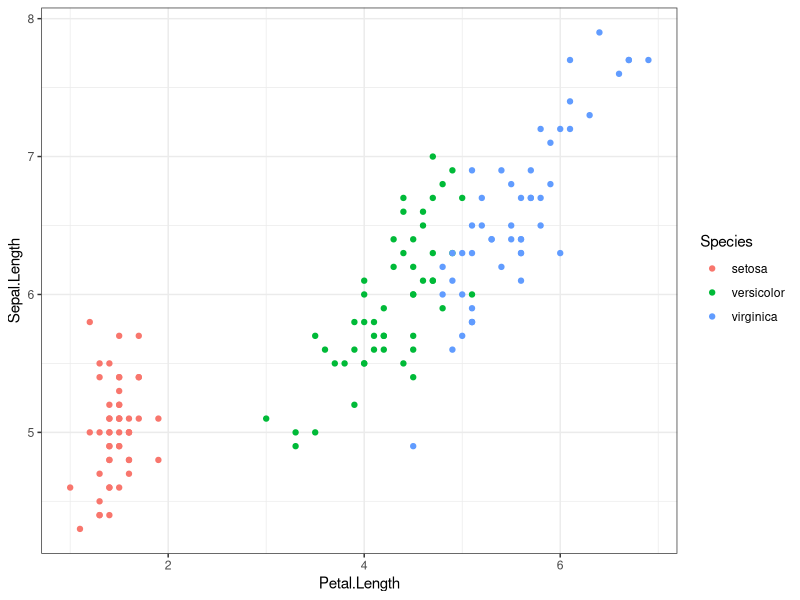
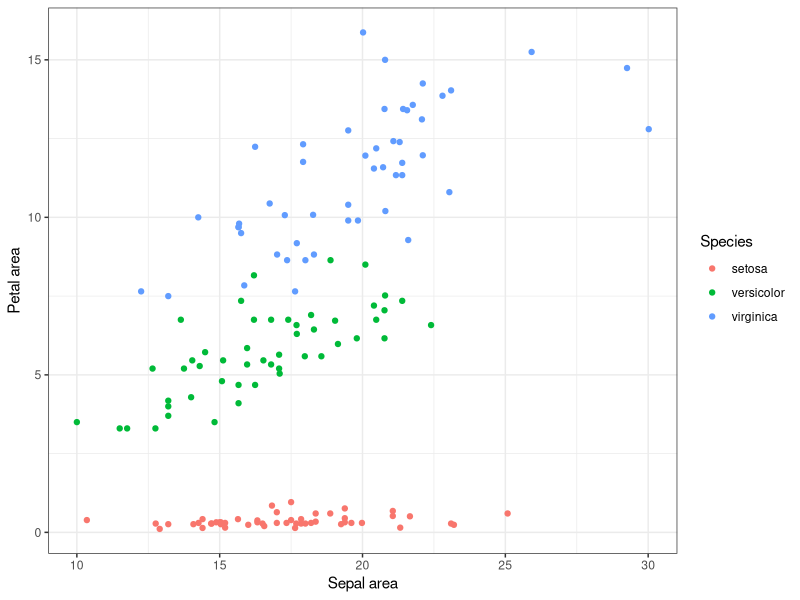
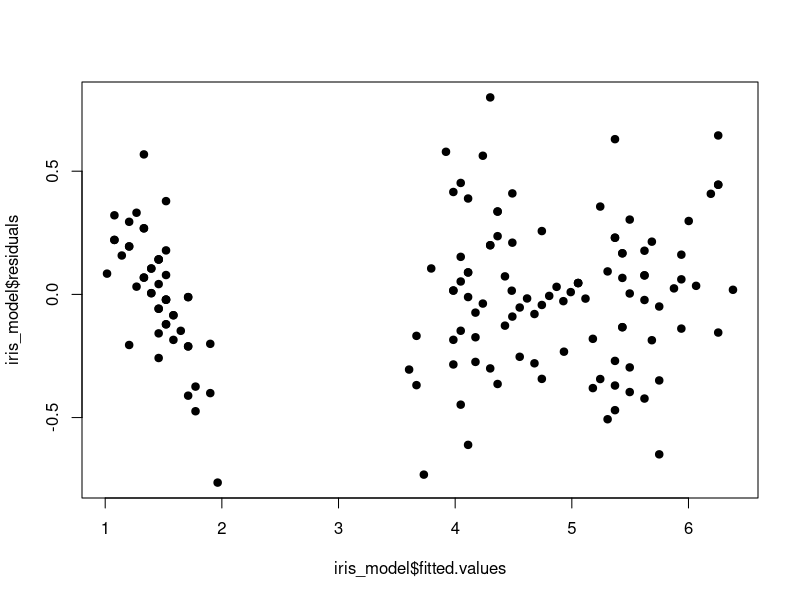
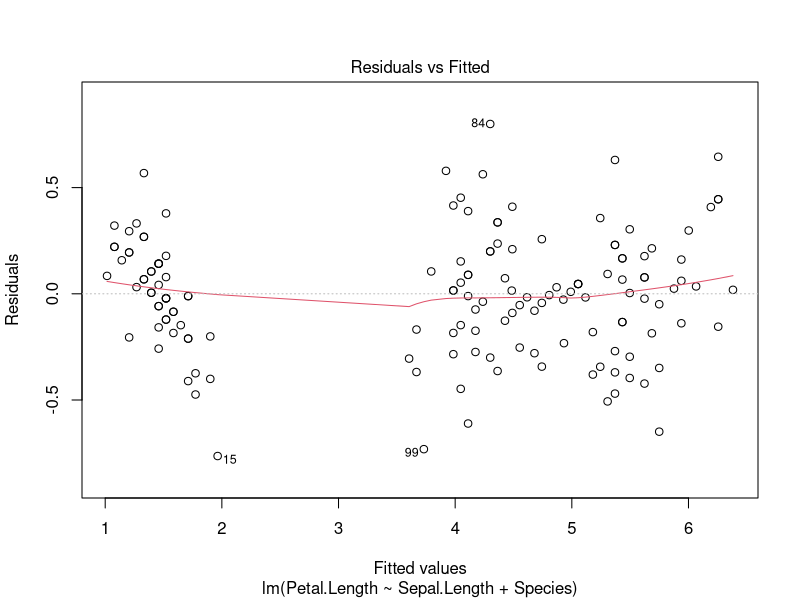
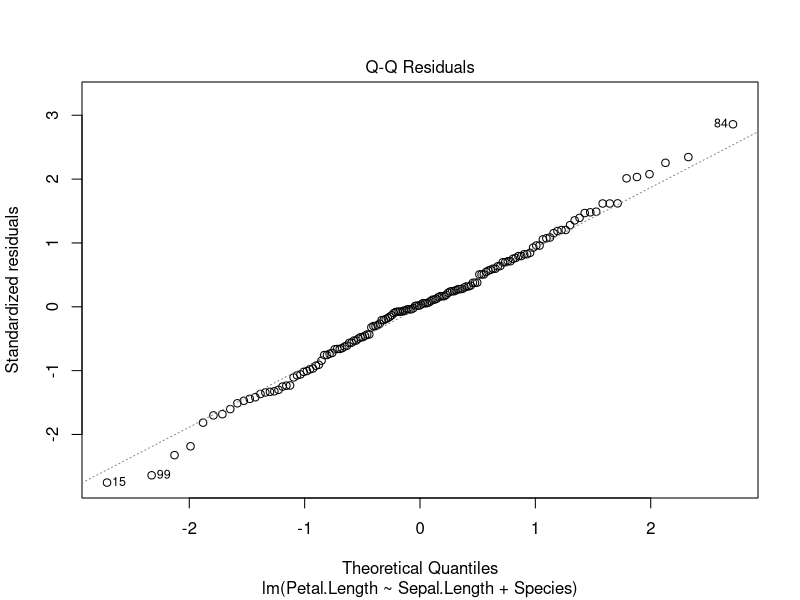
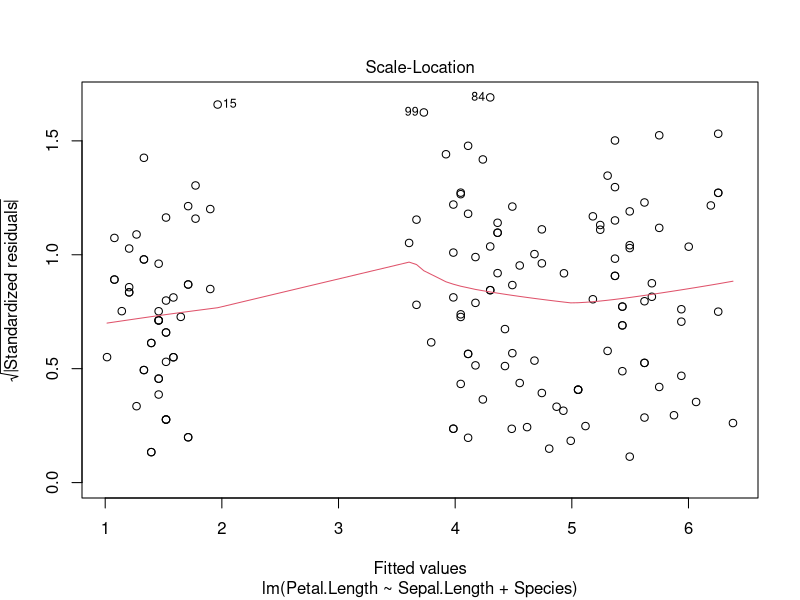
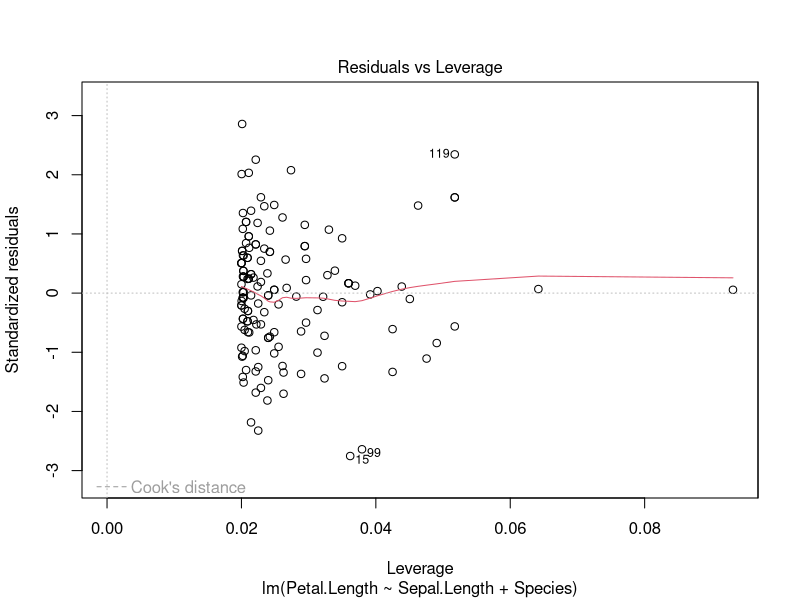
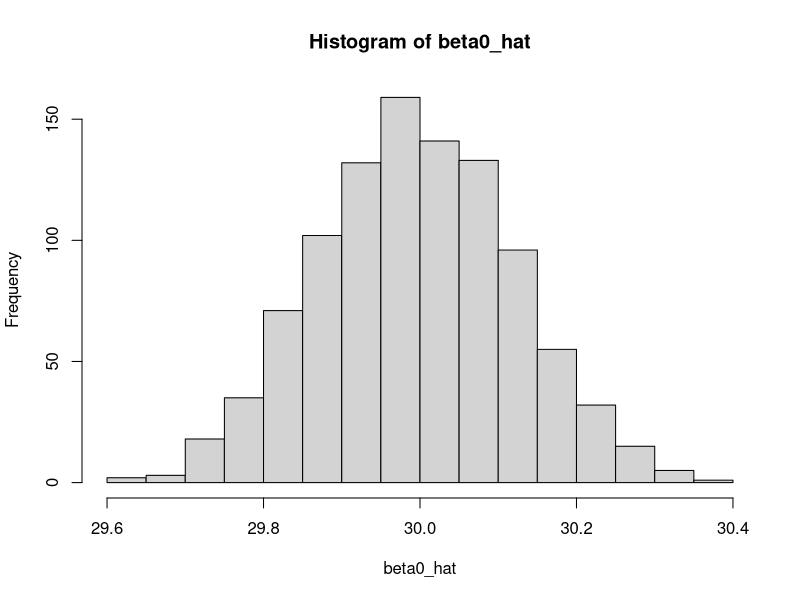

The R script that drew these images, in order: (Note: this script raises an error after producing the figures.)


library(ggplot2) # load plotting package
library(stats) # load stats package

############ Using functions in R ########################

# Lets return to the iris data set
data("iris")
ggplot(iris) +
  geom_point(aes(x = Petal.Length, y = Sepal.Length, color = Species)) +
  theme_bw()

# Remember this from last class?
for (i in seq_len(nrow(iris))) {
  if (iris$Species[i] == "setosa") {
    iris$summary_value[i] <- iris$Sepal.Length[i] * iris$Sepal.Width[i]
    iris$metric[i] <- "Sepal area"
  } else {
    iris$summary_value[i] <- iris$Petal.Length[i] * iris$Petal.Width[i]
    iris$metric[i] <- "Petal area"
  }
}

summary(iris$summary_value[iris$metric == "Sepal area"])
summary(iris$summary_value[iris$metric == "Petal area"])

# Let's look at another way using base R functions
?apply

sepal_area <- apply(X = iris[iris$Species == "setosa", 1:2],
                    MARGIN = 1,
                    FUN = prod)
petal_area <- apply(X = iris[iris$Species != "setosa", 3:4],
                    MARGIN = 1,
                    FUN = prod)

# Some function arguments are optional
petal_area2 <- apply(X = iris[iris$Species != "setosa", 3:4],
                     MARGIN = 1,
                     FUN = prod,
                     simplify = FALSE)

# We can nest functions together
# Here we are looking at the correlation between petal and sepal area
cor(apply(X = iris[, 1:2], MARGIN = 1, FUN = prod),
    apply(X = iris[, 3:4], MARGIN = 1, FUN = prod))

ggplot() +
 geom_point(aes(x = apply(X = iris[, 1:2], MARGIN = 1, FUN = prod),
                y = apply(X = iris[, 3:4], MARGIN = 1, FUN = prod),
                color = iris$Species)) +
  labs(x = "Sepal area",
       y = "Petal area",
       color = "Species") +
  theme_bw()

############ Intro to regression in R ##########################

# Lets run a linear regression of petal length on sepal length
?lm
iris_model <- lm(Petal.Length ~ Sepal.Length + Species, data = iris)
summary(iris_model) # we can use summary() to look at lots of different objects!
str(iris_model) # look at the lm object

plot(iris_model$fitted.values, iris_model$residuals, pch = 19)
plot(iris_model) # some handy built-in diagnostic plots

# What if we want to make sure that our model is working the way we think it is?


############## Example: simulating data in R #####################

# Simple model with a single covariate
# Outcome = score on calculus test
# Predictor = # of hours studied
beta0 <- 30
beta1 <- 8
x <- runif(1000, 0, 24)
y <- rnorm(1000, beta0 + beta1 * x, 5)
summary(lm(y ~ x))

# TO DO: Do the same procedure above 1000 times and look at a histogram
# of the estimates for beta0 and beta1
beta0_hat <- c()
beta1_hat <- c()
for (i in 1:1000) {
  x <- runif(1000, 0, 24)
  y <- rnorm(1000, beta0 + beta1 * x, 2)
  lm_temp <- lm(y ~ x)
  beta0_hat <- c(beta0_hat, lm_temp$coefficients[1])
  beta1_hat <- c(beta1_hat, lm_temp$coefficients[2])
}

hist(beta0_hat, 20)
hist(beta1_hat, 20)

## How can we make this more flexible?
## Let's do an example with logistic regression

# Input values
n <- 1000 # sample size per simulation
n_sims <- 1000 # number of simulations
beta0 <- 0.5 # intercept on odds scale
beta <- c(1.2, 0.8, 2.3) # odds ratio for each covariate
# indicator for whether variable is "c"ontinuous or "d"ichotomous
var_type <- c("c", "c", "d")

res <- matrix(nrow = n_sims, ncol = length(beta) + 1)

for (s in seq_len(n_sims)) { # loop through simulations

  # create data frame to store output in
  x <- matrix(nrow = n, ncol = length(beta))

  for (i in seq_along(beta)) { # loop through covariates
    if (var_type[i] == "c") {
      ## TO DO: fill this in (hint check out `runif` function)
      warning("TODO: replace me!")
    } else if (var_type[i] == "d") {
      ## TO DO: fill this in (hint check out `sample` function)
      warning("TODO: replace me!")
    } else {
      stop("Incompatible variable type ", var_type[i])
    }
  }

    # Now generate y values
  log_odds_y <- x %*% log(beta) + log(beta0)
  prob_y <- exp(log_odds_y) / (1 + exp(log_odds_y))

  # TO DO: sample final binary y values
  y <- warning("TODO: replace me!")

  lr <- glm(y ~ x, family = binomial(link = "logit"))
  res[s, ] <- lr$coefficients

}

hist(exp(res[, 1]), 20) # intercept, "true value" = 0.5
hist(exp(res[, 2]), 20) # X1, "true value" = 1.2
hist(exp(res[, 3]), 20) # X2, "true value" = 0.8
hist(exp(res[, 4]), 20) # X3, "true value" = 2.3
